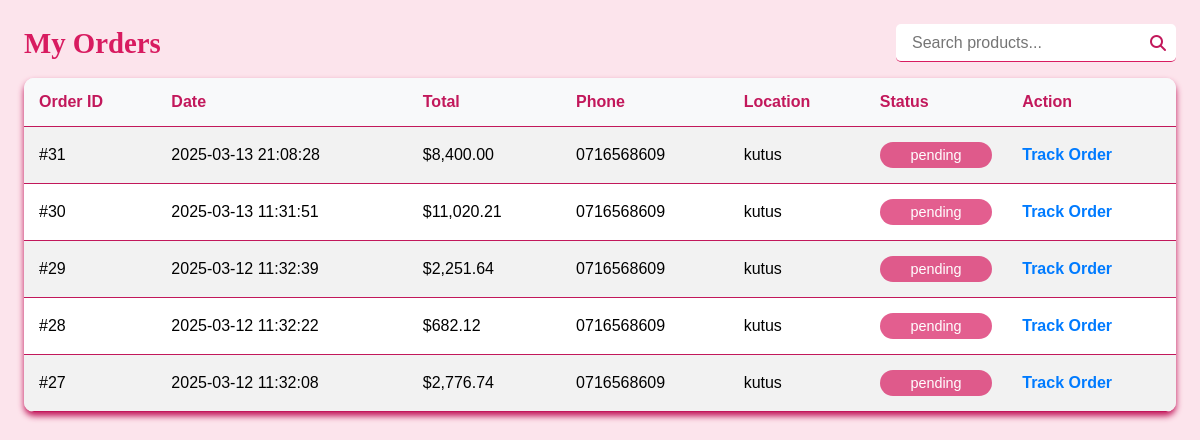
Screenshot of /views/orders.php (signed in) with the database file from the repository.
### tables this page shows
CREATE TABLE `orders` (
  `id` int(11) NOT NULL,
  `user_id` int(11) NOT NULL,
  `total_price` decimal(10,2) NOT NULL,
  `status` enum('pending','shipped','delivered','cancelled') DEFAULT 'pending',
  `created_at` timestamp NOT NULL DEFAULT current_timestamp(),
  `phone_number` varchar(20) NOT NULL,
  `location` varchar(255) NOT NULL,
  `payment_status` varchar(20) DEFAULT 'pending'
);

### views/orders.php (the view, shortened to what this page needs)
<?php
include '../private/config.php';
$user_id = $_SESSION['user_id'];
$ordersQuery = "SELECT id, created_at, total_price, phone_number, location, status
                FROM orders WHERE user_id = ? ORDER BY created_at DESC";
$stmt = $conn->prepare($ordersQuery);
$stmt->bind_param("i", $user_id);
$stmt->execute();
$orders = $stmt->get_result();
?>
<!DOCTYPE html>
<html lang="en">
<head>
    <link rel="stylesheet" href="../public/orders.css">
    <link rel="stylesheet" href="../public/style.css">
    <link rel="stylesheet" href="../assests/fontawesome/css/all.min.css">
</head>
<body>
    <main class="orders-container">
       <div class="orders-header">
       <h2>My Orders</h2>
       <div class="search-bar">
            <input type="text" placeholder="Search products...">
            <i class="fas fa-search"></i>
        </div>
       </div>
        <table>
            <tr>
                <th>Order ID</th>
                <th>Date</th>
                <th>Total</th>
                <th>Phone</th>
                <th>Location</th>
                <th>Status</th>
                <th>Action</th>
            </tr>
            <?php while ($order = $orders->fetch_assoc()) { ?>
                <tr>
                    <td>#<?php echo $order['id']; ?></td>
                    <td><?php echo $order['created_at']; ?></td>
                    <td>$<?php echo number_format($order['total_price'], 2); ?></td>
                    <td><?php echo htmlspecialchars($order['phone_number']); ?></td>
                    <td><?php echo htmlspecialchars($order['location']); ?></td>
                    <td><div class="status"><?php echo htmlspecialchars($order['status']); ?></div></td>
                    <td>
                        <a href="tracking.php?order_id=<?php echo $order['id']; ?>" class="btn">Track Order</a>
                    </td>
                </tr>
            <?php } ?>
        </table>
    </main>
</body>
</html>

### public/orders.css (style rules this page uses)
.orders-container { min-height: 100vh; padding: 1.5rem; display: flex; flex-direction: column; align-items: center; }
.orders-header { display: flex; justify-content: space-between; align-items: center; width: 100%; max-width: 1200px; margin-bottom: 1rem; }
.orders-header h2 { font-size: 1.8rem; font-weight: bold; }
.search-bar { position: relative; display: flex; }
.search-bar input { padding: 0.6rem 2rem 0.6rem 1rem; width: 280px; border: none; outline: none; border-bottom: 1.5px solid #d81b60; border-radius: 5px; outline: none; font-size: 1rem; }
.search-bar i { position: absolute; right: 10px; top: 50%; transform: translateY(-50%); color: #c2185b; }
table { width: 100%; max-width: 1200px; border-collapse: collapse; background: #fff; border-radius: 10px; overflow: hidden; box-shadow: 0 4px 6px rgb(194, 24, 91); }
table th, table td { padding: 15px; text-align: left; border-bottom: 1px solid #c2185b; }
table th { background: #f8f9fa; font-weight: bold; color: #c2185b; }
table tr:nth-child(even) { background: #f2f2f2; }
.status { background-color: rgba(216, 27, 96, .7); color: white; padding: 5px 10px; border-radius: 15px; font-size: 0.9rem; text-align: center; }
.btn { background: none; color: #007bff; text-decoration: none; font-weight: bold; }

### public/style.css (style rules this page uses)
body { font-family: Arial, sans-serif; background-color: #fce4ec; height: 100vh; }
* { margin: 0; padding: 0; box-sizing: border-box; }
h1, h2, h3, h4, h5, h6 { color: #d81b60; font-family: "Playfair Display", serif; }

### rows the page displays
orders: id "31", created_at "2025-03-13 21:08:28", total_price "8,400.00", phone_number "0716568609", location "kutus", status "pending"
orders: id "30", created_at "2025-03-13 11:31:51", total_price "11,020.21", phone_number "0716568609", location "kutus", status "pending"
orders: id "29", created_at "2025-03-12 11:32:39", total_price "2,251.64", phone_number "0716568609", location "kutus", status "pending"
orders: id "28", created_at "2025-03-12 11:32:22", total_price "682.12", phone_number "0716568609", location "kutus", status "pending"
orders: id "27", created_at "2025-03-12 11:32:08", total_price "2,776.74", phone_number "0716568609", location "kutus", status "pending"
